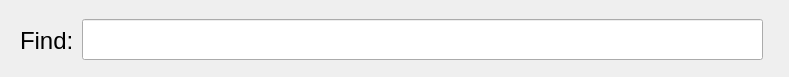
<?xml version="1.0" encoding="UTF-8"?>
<ui version="4.0">
 <class>Dialog</class>
 <widget class="QDialog" name="Dialog">
  <property name="geometry">
   <rect>
    <x>0</x>
    <y>0</y>
    <width>789</width>
    <height>77</height>
   </rect>
  </property>
  <property name="windowTitle">
   <string>Dialog</string>
  </property>
  <property name="modal">
   <bool>true</bool>
  </property>
  <widget class="QLabel" name="authorLabel">
   <property name="geometry">
    <rect>
     <x>20</x>
     <y>20</y>
     <width>81</width>
     <height>41</height>
    </rect>
   </property>
   <property name="font">
    <font>
     <pointsize>18</pointsize>
    </font>
   </property>
   <property name="text">
    <string>Find:</string>
   </property>
  </widget>
  <widget class="QLineEdit" name="SearchBox">
   <property name="geometry">
    <rect>
     <x>82</x>
     <y>19</y>
     <width>681</width>
     <height>41</height>
    </rect>
   </property>
   <property name="font">
    <font>
     <pointsize>18</pointsize>
    </font>
   </property>
  </widget>
 </widget>
 <resources/>
 <connections/>
</ui>
